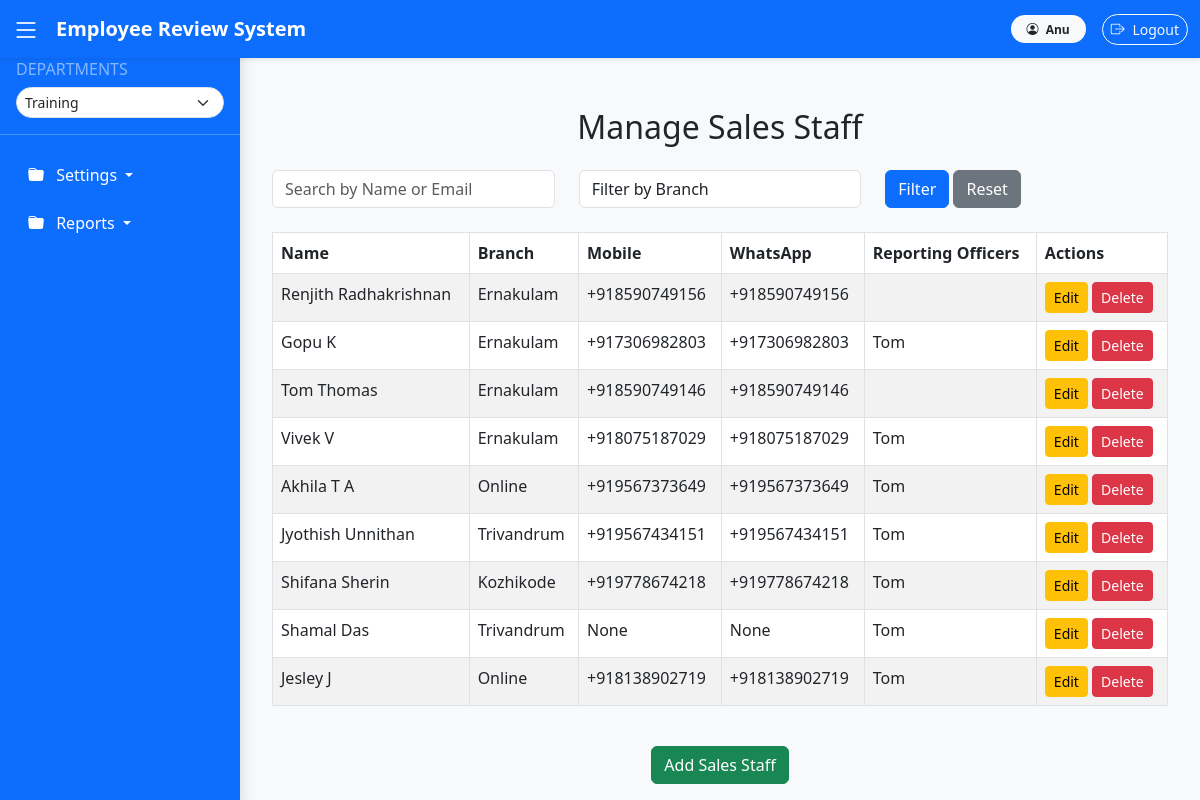
/sales/ (signed in), run on the app's committed database.
### settings_app/models.py (models this page shows, shortened)
class Master(models.Model):
    created_date = models.DateTimeField(auto_now_add=True)
    isactive = models.BooleanField(default=True,verbose_name="Active")
    created_user = models.ForeignKey(User, null=True, blank=True, on_delete=models.CASCADE)
    class Meta:
        abstract = True
        ordering = ['-isactive']

class SalesProfile(Master):
    user = models.OneToOneField(User, on_delete=models.CASCADE, related_name="sales_user")
    branch = models.ForeignKey(Branch, on_delete=models.CASCADE)
    mobile_no = PhoneNumberField(null=True, blank=True, region='IN')  # 'IN' for India
    whatsapp_no = PhoneNumberField(null=True, blank=True, region='IN')
    reporting_officers = models.ManyToManyField(
        User,
        blank=True,
        related_name="sales_reporting_officers",
        help_text="Select reporting officers (Sales or Managers only)"
    )

class Branch(Master):
    name = models.CharField(max_length=100, unique=True)

### settings_app/views.py (the view)
# urls.py: path('sales/', views.sales_list, name='sales_list'),
@login_required
def sales_list(request):
    from settings_app.models import SalesProfile
    search_query = request.GET.get('search', '')
    branch_filter = request.GET.get('branch', '')
    sales = SalesProfile.objects.all()
    branches = Branch.objects.all()
    if search_query:
        sales = sales.filter(user__first_name__icontains=search_query) | sales.filter(user__email__icontains=search_query)
    if branch_filter:
        sales = sales.filter(branch__id=branch_filter)
    return render(request, 'settings_app/sales_list.html', {'sales': sales, 'branches': branches})

### settings_app/templates/settings_app/sales_list.html (shortened to what this page needs)
{% extends 'base.html' %}
{% block content %}
<div class="container mt-5">
    <h2 class="text-center mb-4">Manage Sales Staff</h2>
    <form method="GET" class="mb-4">
        <div class="row">
            <div class="col-md-4">
                <input type="text" name="search" class="form-control" placeholder="Search by Name or Email" value="{{ request.GET.search }}">
            </div>
            <div class="col-md-4">
                <select name="branch" class="form-control">
                    <option value="">Filter by Branch</option>
                </select>
            </div>
            <div class="col-md-4">
                <button type="submit" class="btn btn-primary">Filter</button>
                <a href="{% url 'sales_list' %}" class="btn btn-secondary">Reset</a>
            </div>
        </div>
    </form>
    <div class="table-responsive">
        <table class="table table-bordered table-striped">
            <thead class="thead-dark">
                <tr>
                    <th>Name</th>
                    <th>Branch</th>
                    <th>Mobile</th>
                    <th>WhatsApp</th>
                    <th>Reporting Officers</th>
                    <th>Actions</th>
                </tr>
            </thead>
            <tbody>
                {% for s in sales %}
                <tr>
                    <td>{{ s.user.get_full_name }}</td>
                    <td>{{ s.branch.name }}</td>
                    <td>{{ s.mobile_no }}</td>
                    <td>{{ s.whatsapp_no }}</td>
                    <td>
                        {% for ro in s.reporting_officers.all %}
                            {{ ro.username }}{% if not forloop.last %}, {% endif %}
                        {% endfor %}
                    </td>
                    <td>
                        <a href="{% url 'edit_sales' s.id %}" class="btn btn-warning btn-sm">Edit</a>
                        <a href="{% url 'delete_sales' s.id %}" class="btn btn-danger btn-sm" onclick="return confirm('Are you sure you want to delete this sales staff?');">Delete</a>
                    </td>
                </tr>
                {% empty %}
                <tr>
                    <td colspan="6" class="text-center">No sales staff found.</td>
                </tr>
                {% endfor %}
            </tbody>
        </table>
    </div>
    <div class="text-center mt-4">
        <a href="{% url 'add_sales' %}" class="btn btn-success">Add Sales Staff</a>
    </div>
</div>
{% endblock %}

### templates/base.html (shortened to what this page needs)
<!DOCTYPE html>
<html lang="en">
<head>
    <link rel="stylesheet" href="https://cdn.jsdelivr.net/npm/bootstrap@5.3.0/dist/css/bootstrap.min.css">
    <link rel="stylesheet" href="https://cdn.jsdelivr.net/npm/bootstrap-icons@1.11.3/font/bootstrap-icons.css">
</head>
<body>
    <nav class="navbar navbar-expand-lg navbar-dark bg-primary fixed-top shadow-sm">
        <div class="container-fluid">
            <span class="sidebar-toggle text-white me-3" id="sidebarToggle">
                <i class="bi bi-list fs-3"></i>
            </span>
            <a class="navbar-brand fw-bold" href="/">Employee Review System</a>
            <div class="d-flex ms-auto align-items-center">
                {% if user.is_authenticated %}
                <span class="badge bg-light text-dark me-3 px-3 py-2 rounded-pill">
                    <i class="bi bi-person-circle me-1"></i> {{ user.username }}
                </span>
                <form action="{% url 'logout' %}" method="post" class="d-inline">
                    <button type="submit" class="btn btn-outline-light btn-sm rounded-pill">
                        <i class="bi bi-box-arrow-right me-1"></i> Logout
                    </button>
                </form>
                {% else %}
                <a href="{% url 'login' %}" class="btn btn-light text-primary btn-sm rounded-pill">
                    <i class="bi bi-box-arrow-in-right me-1"></i> Login
                </a>
                {% endif %}
            </div>
        </div>
    </nav>
    {% if user.is_authenticated and user.groups.first.name == "Manager" %}
    <div class="sidebar shadow" id="sidebarMenu">
        <h6 class="px-3 text-uppercase text-white-50">Departments</h6>
        <form id="department-form" class="px-3 mb-3">
            <select id="department-select" class="form-select form-select-sm rounded-pill"></select>
        </form>
        <hr class="text-white">
        <ul class="nav flex-column" id="department-menu"></ul>
    </div>
    {% endif %}
    <main class="content-container" id="mainContent">
        {% block content %}{% endblock %}
    </main>
</body>
</html>

### data on the page
SalesProfile: user.get_full_name "Renjith Radhakrishnan", branch.name "Ernakulam", mobile_no "+918590749156", whatsapp_no "+918590749156"
SalesProfile: user.get_full_name "Gopu K", branch.name "Ernakulam", mobile_no "+917306982803", whatsapp_no "+917306982803"
SalesProfile: user.get_full_name "Tom Thomas", branch.name "Ernakulam", mobile_no "+918590749146", whatsapp_no "+918590749146"
SalesProfile: user.get_full_name "Vivek V", branch.name "Ernakulam", mobile_no "+918075187029", whatsapp_no "+918075187029"
SalesProfile: user.get_full_name "Akhila T A", branch.name "Online", mobile_no "+919567373649", whatsapp_no "+919567373649"
SalesProfile: user.get_full_name "Jyothish Unnithan", branch.name "Trivandrum", mobile_no "+919567434151", whatsapp_no "+919567434151"
SalesProfile: user.get_full_name "Shifana Sherin", branch.name "Kozhikode", mobile_no "+919778674218", whatsapp_no "+919778674218"
SalesProfile: user.get_full_name "Shamal Das", branch.name "Trivandrum", mobile_no "None", whatsapp_no "None"
SalesProfile: user.get_full_name "Jesley J", branch.name "Online", mobile_no "+918138902719", whatsapp_no "+918138902719"

### other printed values
{{ user.username }} "Anu"
{{ ro.username }} "Tom"
